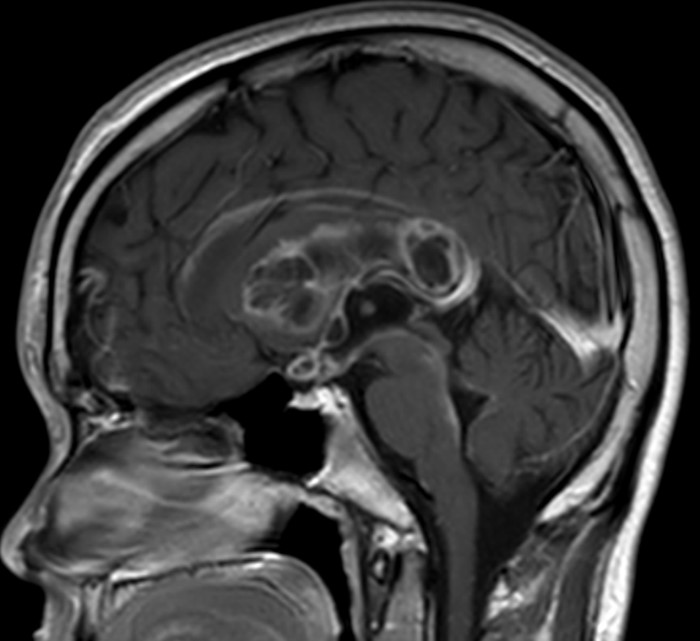
#> input picture images/image.jpg, 700 x 641 px; its folder holds only this picture in this run
$ python -i app.py   (imports and definitions only)
#> lines starting #> are read from the running program, lines starting #| are printed output that depends on the picture
import os
import cv2
import numpy as np
import streamlit as st
from sklearn import metrics
from sklearn.neighbors import KNeighborsClassifier
from sklearn.model_selection import train_test_split
from sklearn.metrics import accuracy_score, precision_score, recall_score, f1_score, roc_auc_score
from sklearn.metrics import confusion_matrix


# Figure of PSU Neurosurgery
def main():
    from PIL import Image
    image_ban = Image.open('images/image2.png')
    st.image(image_ban, use_column_width=False)
    #st.sidebar.image(image_hospital)
# [2 lines not run here, left out]

# Set up constants
IMG_SIZE = (128, 128)
NUM_CHANNELS = 3
NUM_CLASSES = 2
K = 5


# Define a function to extract RGB features from an image
def extract_rgb_features(img_path):
#> called with img_path = 'images/image.jpg'
    img = cv2.imread(img_path)
#> img is the input picture: shape (641, 700, 3); min 0, max 255, mean 59
    img = cv2.resize(img, IMG_SIZE)
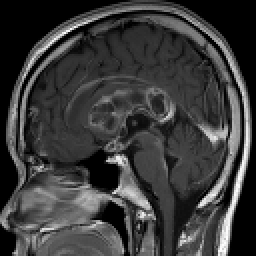
#> img: shape (128, 128, 3) (shown 2 times larger); min 0, max 255, mean 58.9
    img = cv2.cvtColor(img, cv2.COLOR_BGR2RGB)
    r, g, b = cv2.split(img)
    features = np.concatenate([r.flatten(), g.flatten(), b.flatten()])
    return features

# Load the data
# Non_germinoma =0, Germinoma =1 ตามลำดับใน enmerate
data = []
labels = []
num_images = 0
# [14 lines not run here, left out]

# Split the data into training and testing sets
# [1 line that did not run here, left out]

# Train a k-NN model on the training set
clf = KNeighborsClassifier(n_neighbors=K)


# Train the  k-NN model
# [1 line not run here, left out]


# Make predictions on the testing set
# [1 line that did not run here, left out]

# Calculate confusion matrix
# [1 line that did not run here, left out]


# Compute the performance metrics
# [1 line that did not run here, left out]
# [1 line that did not run here, left out]
# [1 line that did not run here, left out]
# [1 line that did not run here, left out]
# [1 line that did not run here, left out]
# Calculate specificity
# [1 line that did not run here, left out]

# Print the performance metrics
# [28 lines not run here, left out]

>>> result = extract_rgb_features('images/image.jpg')
